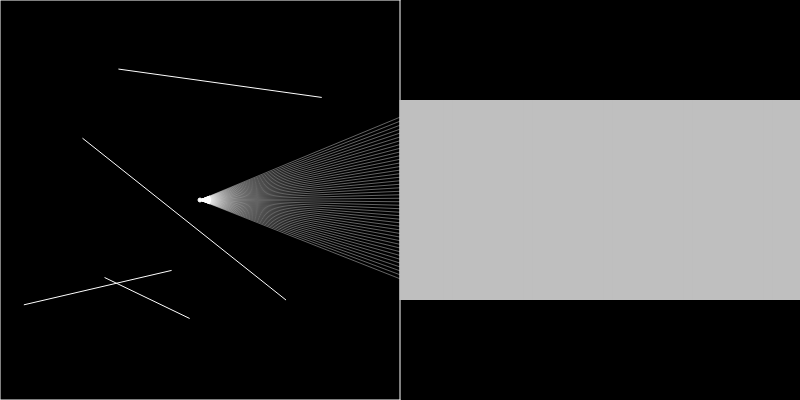
Frame 1 (no input)
Frame 60 (no input): identical to frame 1, image omitted
Frame 120 (the mouse pressed at the canvas centre since frame 60): identical to frame 1, image omitted

The p5.js sketch that drew this single still picture (run headless with seeded random() and noise() and a simulated clock; from frame 60 on, the mouse is pressed at the canvas centre):

// p5.js sketch
// ── sketch.js
// Daniel Shiffman
// https://thecodingtrain.com/CodingChallenges/146-rendering-ray-casting.html
// https://youtu.be/vYgIKn7iDH8

// Rendering Ray Casting

let walls = [];
let ray;
let particle;
let xoff = 0;
let yoff = 10000;

const sceneW = 400;
const sceneH = 400;
let sliderFOV;

function setup() {
  createCanvas(800, 400);
  for (let i = 0; i < 4; i++) {
    let x1 = random(sceneW);
    let x2 = random(sceneW);
    let y1 = random(sceneH);
    let y2 = random(sceneH);
    walls[i] = new Boundary(x1, y1, x2, y2);
  }
  walls.push(new Boundary(0, 0, sceneW, 0));
  walls.push(new Boundary(sceneW, 0, sceneW, sceneH));
  walls.push(new Boundary(sceneW, sceneH, 0, sceneH));
  walls.push(new Boundary(0, sceneH, 0, 0));
  particle = new Particle();
  sliderFOV = createSlider(0, 360, 60);
  sliderFOV.input(changeFOV);
}

function changeFOV() {
  const fov = sliderFOV.value();
  particle.updateFOV(fov);
}

function draw() {
  if (keyIsDown(LEFT_ARROW)) {
    particle.rotate(-0.01);
  } else if (keyIsDown(RIGHT_ARROW)) {
    particle.rotate(0.01);
  } else if (keyIsDown(UP_ARROW)) {
    particle.move(1);
  } else if (keyIsDown(DOWN_ARROW)) {
    particle.move(-1);
  }

  background(0);
  for (let wall of walls) {
    wall.show();
  }
  particle.show();

  const scene = particle.look(walls);
  const w = sceneW / scene.length;
  push();
  translate(sceneW, 0);
  for (let i = 0; i < scene.length; i++) {
    noStroke();
    const sq = scene[i] * scene[i];
    const wSq = sceneW * sceneW;
    const b = map(sq, 0, wSq, 255, 0);
    const h = map(scene[i], 0, sceneW, sceneH, 0);
    fill(b);
    rectMode(CENTER);
    rect(i * w + w / 2, sceneH / 2, w + 1, h);
  }
  pop();

  // ray.show();
  // ray.lookAt(mouseX, mouseY);

  // let pt = ray.cast(wall);
  // if (pt) {
  //   fill(255);
  //   ellipse(pt.x, pt.y, 8, 8);
  // }
}

// ── boundary.js
// Daniel Shiffman
// https://thecodingtrain.com/CodingChallenges/146-rendering-ray-casting.html
// https://youtu.be/vYgIKn7iDH8

// Rendering Ray Casting

class Boundary {
  constructor(x1, y1, x2, y2) {
    this.a = createVector(x1, y1);
    this.b = createVector(x2, y2);
  }

  show() {
    stroke(255);
    line(this.a.x, this.a.y, this.b.x, this.b.y);
  }
}

// ── particle.js
// Daniel Shiffman
// https://thecodingtrain.com/CodingChallenges/146-rendering-ray-casting.html
// https://youtu.be/vYgIKn7iDH8

// Rendering Ray Casting

class Particle {
  constructor() {
    this.fov = 45;
    this.pos = createVector(sceneW / 2, sceneH / 2);
    this.rays = [];
    this.heading = 0;
    for (let a = -this.fov / 2; a < this.fov / 2; a += 1) {
      this.rays.push(new Ray(this.pos, radians(a)));
    }
  }

  updateFOV(fov) {
    this.fov = fov;
    this.rays = [];
    for (let a = -this.fov / 2; a < this.fov / 2; a += 1) {
      this.rays.push(new Ray(this.pos, radians(a) + this.heading));
    }
  }

  rotate(angle) {
    this.heading += angle;
    let index = 0;
    for (let a = -this.fov / 2; a < this.fov / 2; a += 1) {
      this.rays[index].setAngle(radians(a) + this.heading);
      index++;
    }
  }

  move(amt) {
    const vel = p5.Vector.fromAngle(this.heading);
    vel.setMag(amt);
    this.pos.add(vel);
  }

  update(x, y) {
    this.pos.set(x, y);
  }

  look(walls) {
    const scene = [];
    for (let i = 0; i < this.rays.length; i++) {
      const ray = this.rays[i];
      let closest = null;
      let record = Infinity;
      for (let wall of walls) {
        const pt = ray.cast(wall);
        if (pt) {
          let d = p5.Vector.dist(this.pos, pt);
          const a = ray.dir.heading() - this.heading;
          //if (!mouseIsPressed) {
            d *= cos(a);
          //}
          if (d < record) {
            record = d;
            closest = pt;
          }
        }
      }
      if (closest) {
        // colorMode(HSB);
        // stroke((i + frameCount * 2) % 360, 255, 255, 50);
        stroke(255, 100);
        line(this.pos.x, this.pos.y, closest.x, closest.y);
      }
      scene[i] = record;
    }
    return scene;
  }

  show() {
    fill(255);
    ellipse(this.pos.x, this.pos.y, 4);
    for (let ray of this.rays) {
      ray.show();
    }
  }
}

// ── ray.js
// Daniel Shiffman
// https://thecodingtrain.com/CodingChallenges/146-rendering-ray-casting.html
// https://youtu.be/vYgIKn7iDH8

// Rendering Ray Casting

class Ray {
  constructor(pos, angle) {
    this.pos = pos;
    this.dir = p5.Vector.fromAngle(angle);
  }

  setAngle(angle) {
    this.dir = p5.Vector.fromAngle(angle);
  }

  lookAt(x, y) {
    this.dir.x = x - this.pos.x;
    this.dir.y = y - this.pos.y;
    this.dir.normalize();
  }

  show() {
    stroke(255);
    push();
    translate(this.pos.x, this.pos.y);
    line(0, 0, this.dir.x * 10, this.dir.y * 10);
    pop();
  }

  cast(wall) {
    const x1 = wall.a.x;
    const y1 = wall.a.y;
    const x2 = wall.b.x;
    const y2 = wall.b.y;

    const x3 = this.pos.x;
    const y3 = this.pos.y;
    const x4 = this.pos.x + this.dir.x;
    const y4 = this.pos.y + this.dir.y;

    const den = (x1 - x2) * (y3 - y4) - (y1 - y2) * (x3 - x4);
    if (den == 0) {
      return;
    }

    const t = ((x1 - x3) * (y3 - y4) - (y1 - y3) * (x3 - x4)) / den;
    const u = -((x1 - x2) * (y1 - y3) - (y1 - y2) * (x1 - x3)) / den;
    if (t > 0 && t < 1 && u > 0) {
      const pt = createVector();
      pt.x = x1 + t * (x2 - x1);
      pt.y = y1 + t * (y2 - y1);
      return pt;
    } else {
      return;
    }
  }
}
